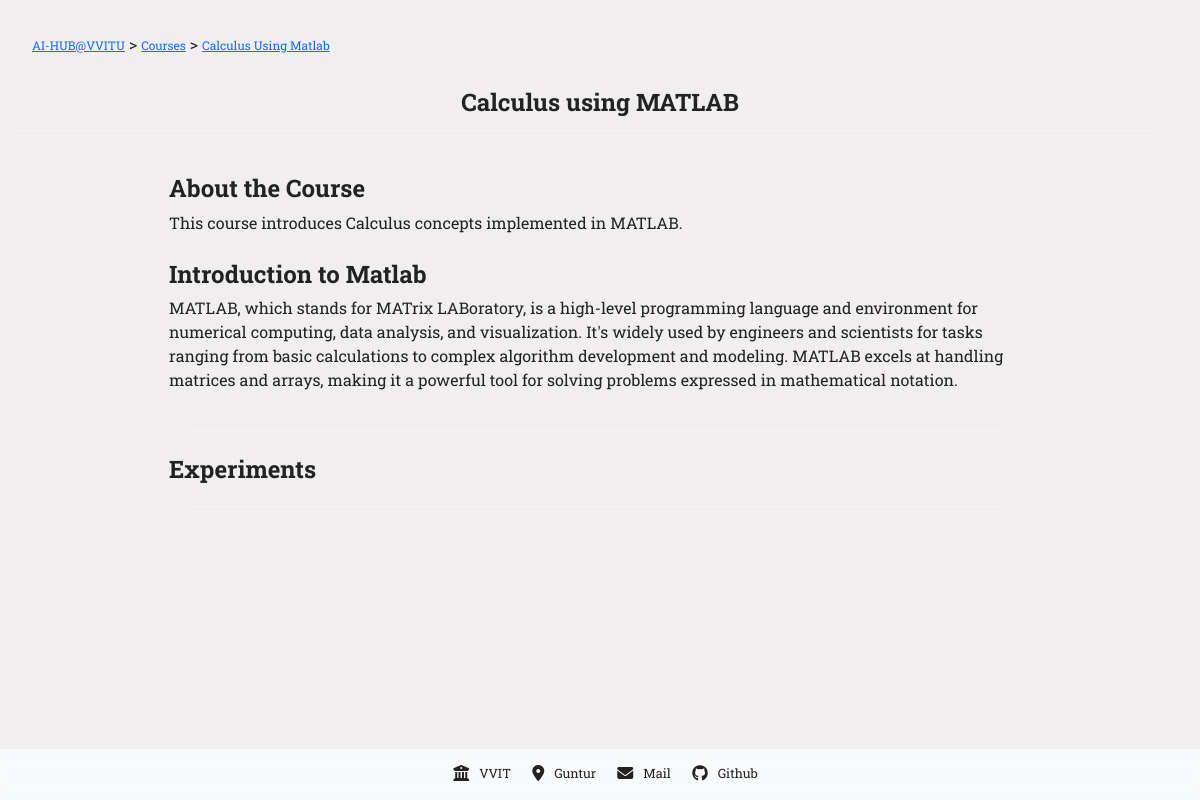
The app's page /courses/calculus-using-matlab//, older data.
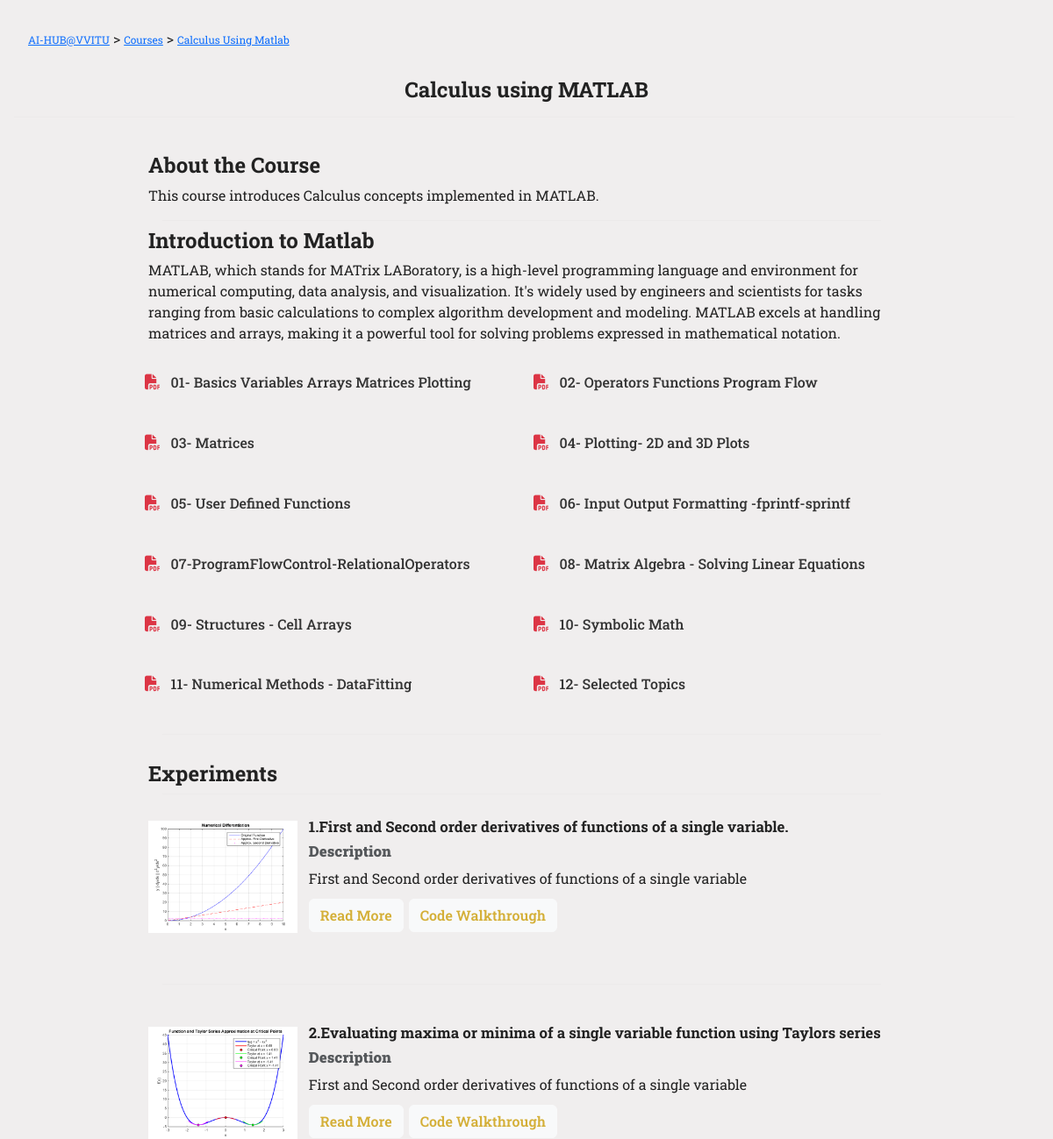
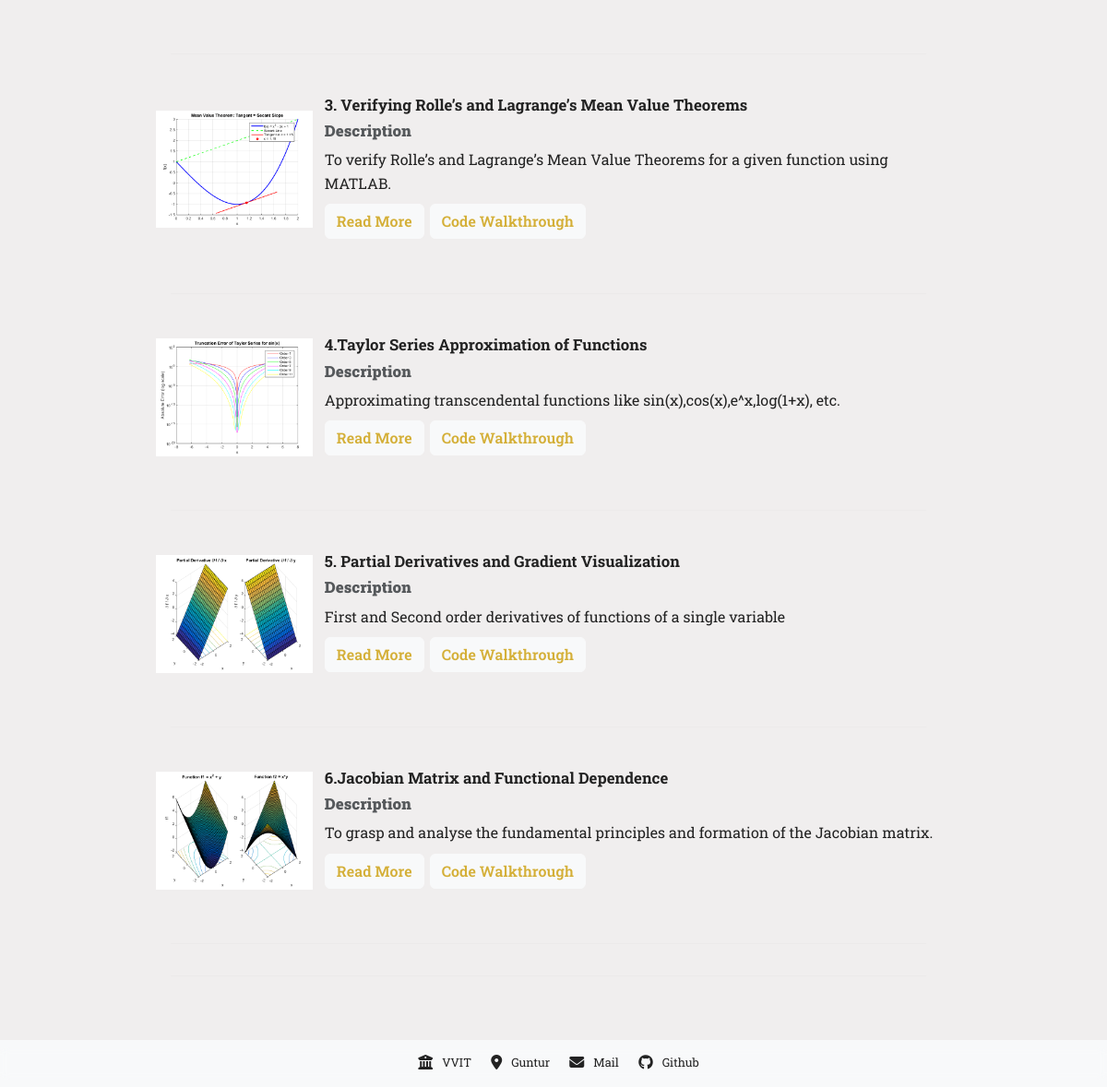
The same page, newer data (2 pictures, top to bottom).
### apps/courses/matlab/models.py (models this page shows)
class MatlabMaterial(models.Model):
    name = models.CharField(max_length=50)
    file = models.FileField(upload_to='courses/matlab/materials')

class MatlabExperiment(models.Model):
    title = models.CharField(max_length=80)
    description = models.CharField(max_length=250)
    img = models.ImageField(upload_to='courses/matlab/exp_imgs')
    blog_file = models.FileField(upload_to='courses/matlab/exp_detail')
    exp_data = models.JSONField()

### apps/courses/matlab/views.py (the view)
# urls.py: path('', views.index, name='index'),
def index(request):
    try:
        materials = MatlabMaterial.objects.all()
        experiments = MatlabExperiment.objects.all()
        context = {
            'experiments': experiments,
            'materials': materials
        }
        return render(request, template_name="courses/matlab/home.html", context=context)
    except Exception as e:
        return redirect('/')

### templates/courses/matlab/home.html (shortened to what this page needs)
{% load static %}
<html lang="en">
<head>
    {% include 'courses/matlab/links.html' %}
    <link rel="stylesheet" href="{% static 'styling/courses/matlab/home.css' %}">
</head>
<body oncontextmenu="return false;">
    <div class='mt-3 pt-3'>
        <a href="/" style="margin-left: 2rem;font-size:12px;">AI-HUB@VVITU</a> &gt <a href="/courses" style="font-size:12px;">Courses</a> &gt <a href="" style="font-size:12px;">Calculus Using Matlab</a>
    </div>
    <h1 id="page-title" class="text-center mt-4">Calculus using MATLAB</h1>
    <hr>
    <div class="container-fluid" style='padding: 1rem;'>
        <div class="row">
            <div class="col-12 col-md-9 p-3" style="margin:auto; float:none;">
                <div id="content-area">
                    <h4>About the Course</h4>
                    <p>This course introduces Calculus concepts implemented in MATLAB.</p>
                    <hr>
                    <h4>Introduction to Matlab</h4>
                    <p>MATLAB, which stands for MATrix LABoratory, is a high-level programming language and environment for numerical computing, data analysis, and visualization. It's widely used by engineers and scientists for tasks ranging from basic calculations to complex algorithm development and modeling. MATLAB excels at handling matrices and arrays, making it a powerful tool for solving problems expressed in mathematical notation.</p>
                    <div class="row pdf-list">
                        {% for material in materials %}
                        <div class="pdf-item col-6">
                            <a href="{{material.file.url}}" target="_blank">
                                <i class="fas fa-file-pdf"></i> {{ material.name }}
                            </a>
                        </div>
                        {% endfor %}
                    </div>
                    <hr>
                    <h4 id="experiments" style="margin-top: 30px;">Experiments</h4><hr>
                    <div class="cards">
                        {% for exp in experiments %}
                        <div class="experiment-card">
                            <div id="card-image">
                                <img src="{{ exp.img.url }}" alt="Project_image" class="card-img">
                            </div>
                            <div class="card-body">
                                <div id="desc">
                                    <h4 class="experiment-title mb-2">{{ exp.title }}</h4>
                                    <h6 class="card-subtitle mb-2 text-body-secondary"><b>Description</b></h6>
                                    <p class="card-text">{{ exp.description }}</p>
                                    <a href="/courses/calculus-using-matlab/experiment_desc?id={{exp.id}}" class='btn btn-light mb-1'> Read More</a>
                                    <a href="/courses/calculus-using-matlab/experiment_view?id={{exp.id}}" class='btn btn-light mb-1'>Code Walkthrough</a>
                                </div>
                            </div>
                        </div><hr style="color: rgba(0, 0, 0, 1); height: 3px;">
                        {% endfor %}
                        <hr>
                    </div>
                </div>
            </div>
        </div>
    </div>
    {% include 'courses/matlab/footer.html' %}
</body>
</html>

### templates/courses/matlab/links.html (shortened to what this page needs)
{% load static %}
<link href="https://cdn.jsdelivr.net/npm/bootstrap@5.3.3/dist/css/bootstrap.min.css" rel="stylesheet">
<link rel="stylesheet" href="https://cdnjs.cloudflare.com/ajax/libs/font-awesome/6.7.2/css/all.min.css">
<link rel="stylesheet" href="{% static 'styling/assets/common.css' %}">
<link rel="stylesheet" href="{% static 'styling/assets/hover.css' %}">

### templates/courses/matlab/footer.html (shortened to what this page needs)
{% load static %}
<div class="bg-circle-container">
            <div class="wheel-container">
            </div>
        </div>
        <nav class="navbar navbar-expand-lg fixed-bottom bg-body-tertiary">
            <div class="container-fluid" id="footer">
                <ul style="list-style: none; display: flex; justify-content: center;">
                    <div><li class="desc_item"><i class="fa-solid fa-building-columns"></i><a href="https://www.vvitguntur.com/">VVIT</a></li></div>
                    <div><li class="desc_item"><i class="fa-solid fa-location-dot"></i><a href="https://www.google.com/maps/place/Vasireddy+Venkatadri+Institute+of+Technology/data=!4m2!3m1!1s0x0:0x8c86e4f36490336b?sa=X&ved=1t:2428&ictx=111">Guntur</a></li></div>
                    <div><li class="desc_item"><i class="fas fa-envelope"></i><a href="mailto:">Mail</a></li></div>
                    <div><li class="desc_item"><i class="fa-brands fa-github"></i><a href="https://github.com/AIHUB-VVIT">Github</a></li></div>
                </ul>
            </div>
        </nav>

### static/styling/assets/common.css (style rules this page uses)
* { font-family: "Lora"; font-weight: 400; font-style: Italic; }
body { background-color: rgb(240, 238, 238) !important; }
.navbar { display: flex; justify-content: flex-end; }
#footer { padding-top: 0.5rem; height: 2.2rem; justify-content: center; }
.desc_item a { font-style: normal; margin: 0px 10px; line-height: 10px; text-decoration: none; font-size: 0.8rem; color: rgb(65, 65, 65); transition: 0.3s ease-in-out; }
#page-title { font-size: 1.5rem !important; font-weight: 700; margin: 2rem 3rem 1rem 3rem !important; }
hr { margin: 1rem; width: 95%; }

### static/styling/courses/matlab/home.css (style rules this page uses)
body { font-family: 'Roboto', sans-serif; color: #222; margin: 0; }
h1, h2, h3, h4, h5, h6 { font-weight: 700; color: #222; }
.experiment-card { display: flex; flex-wrap: wrap; align-items: center; margin: 0.7rem 0; padding-bottom: 12px; border: none; box-shadow: none; flex-direction: row !important; text-align: left; }
.cards { display: flex; flex-direction: column; gap: 1rem; padding-bottom: 2.5rem; }
.card-img { width: 170px; min-width: 130px; max-width: 200px; height: auto; margin-right: 0.8rem; object-fit: contain; }
.card-body { flex: 1; padding: 0.5rem 0; }
.experiment-title { font-size: 1.4rem; margin-bottom: 0.5rem; }
.card-subtitle { font-size: 1.05rem; font-style: italic; color: #666; margin-bottom: 0.5rem; }
.card-text { font-size: 1rem; line-height: 1.6; margin-bottom: 0.6rem; }
.card-body a { color: rgb(212, 175, 55); font-weight: 600; margin-right: 2px; text-decoration: none; }
hr { border-top: 1.5px solid #ddd; margin-top: 0.5rem; margin-bottom: 0.5rem; }
.experiment-title.mb-2 { font-size: 1.05rem; padding-right: 0.2rem; }
#experiments { scroll-margin-top: 80px; }
#content-area { padding-bottom: 2.5rem; }
.pdf-list { background: transparent; border: none; box-shadow: none; margin-bottom: 1rem; display: flex; flex-wrap: wrap; justify-content: space-around; }
.pdf-item { background: transparent; border: none; margin-bottom: 0.8rem; padding: 0.5rem 0; transition: all 0.3s ease; }
.pdf-item a { color: #333; text-decoration: none; font-weight: 500; display: block; padding: 0.5rem; border-radius: 5px; transition: all 0.3s ease; }
.pdf-item i { color: #dc3545; margin-right: 0.5rem; font-size: 1.1em; }
.row { background: transparent; }

### templates/courses/matlab/links.html (style rules this page uses)
* { font-family: "Roboto Slab"; font-style: normal; }

Row changes from the older to the newer data that the page shows:
added MatlabMaterial: name "01- Basics Variables Arrays Matrices Plotting"
added MatlabMaterial: name "02- Operators Functions Program Flow"
added MatlabMaterial: name "03- Matrices"
added MatlabMaterial: name "04- Plotting- 2D and 3D Plots"
added MatlabMaterial: name "05- User Defined Functions"
added MatlabMaterial: name "06- Input Output Formatting -fprintf-sprintf"
added MatlabMaterial: name "07-ProgramFlowControl-RelationalOperators"
added MatlabMaterial: name "08- Matrix Algebra - Solving Linear Equations"
added MatlabMaterial: name "09- Structures - Cell Arrays"
added MatlabMaterial: name "10- Symbolic Math"
added MatlabMaterial: name "11- Numerical Methods - DataFitting"
added MatlabMaterial: name "12- Selected Topics"
added MatlabExperiment: img (picture), title "1.First and Second order derivatives of functions of a single variable.", description "First and Second order derivatives of functions of a single variable"
added MatlabExperiment: img (picture), title "2.Evaluating maxima or minima of a single variable function using Taylors series", description "First and Second order derivatives of functions of a single variable"
added MatlabExperiment: img (picture), title "3. Verifying Rolle’s and Lagrange’s Mean Value Theorems", description "To verify Rolle’s and Lagrange’s Mean Value Theorems for a given function using MATLAB."
added MatlabExperiment: img (picture), title "4.Taylor Series Approximation of Functions", description "Approximating transcendental functions like sin(x),cos(x),e^x,log(1+x), etc."
added MatlabExperiment: img (picture), title "5. Partial Derivatives and Gradient Visualization", description "First and Second order derivatives of functions of a single variable"
added MatlabExperiment: img (picture), title "6.Jacobian Matrix and Functional Dependence", description "To grasp and analyse the fundamental principles and formation of the Jacobian matrix."
